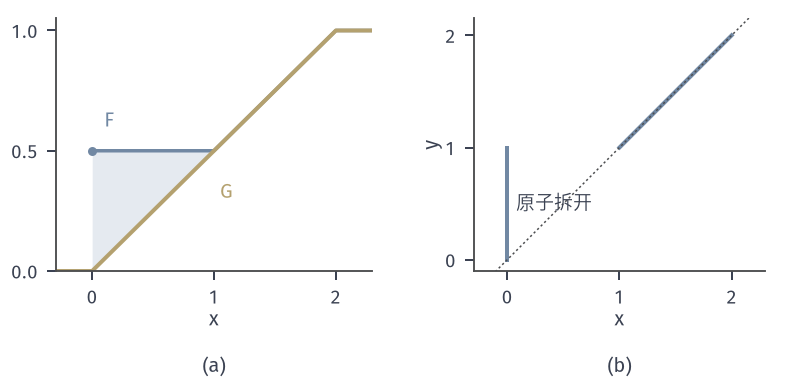

Python code for this plot:
from pathlib import Path
import sys
HERE = Path(__file__).resolve().parent
sys.path.insert(0, str(HERE.parent/'ot-common'))
from common import *
# Source mu = 1/2 delta_0 + 1/2 Unif(1,2); target nu = Unif(0,2).
# (a) F (blue) and G (yellow), area |F-G| = 1/4 = W_1.
# (b) quantile coupling (F^{-1}(U), G^{-1}(U)): atom at 0 spread over [0,1] (vertical segment), identity on [1,2].
xs = np.linspace(-.3, 2.3, 2601)
F = np.where(xs < 0, 0, np.where(xs < 1, .5, np.where(xs < 2, .5+(xs-1)/2, 1.)))
G = np.clip(xs/2, 0, 1)
area = float(np.trapezoid(np.abs(F-G), xs))
u = np.linspace(1e-6, 1-1e-6, 200001)
qF = np.where(u <= .5, 0., 1+(2*u-1)); qG = 2*u
W1 = float(np.mean(np.abs(qF-qG))); W22 = float(np.mean((qF-qG)**2))
fig, axs = figure(width_mm=112, height_mm=54, ncols=2)
panel(fig, left=.07, right=.98, top=.95, bottom=.29, wspace=.28)
ax = axs[0]
ax.fill_between(xs, F, G, color=BLUE_FILL, lw=0)
ax.plot(xs[xs < 0], F[xs < 0], color=BLUE, lw=1.4); ax.plot(xs[xs >= 0], F[xs >= 0], color=BLUE, lw=1.4)
ax.plot(xs, G, color=YELLOW, lw=1.6)
dot(ax, 0, .5, color=BLUE, ms=3.6)
ax.text(.1, .6, '$F$', color=BLUE); ax.text(1.05, .3, '$G$', color=YELLOW)
ax.set_xlim(-.3, 2.3); ax.set_ylim(0, 1.05); ax.set_xticks([0, 1, 2]); ax.set_yticks([0, .5, 1])
ax.set_xlabel('$x$', labelpad=1)
ax = axs[1]
ax.plot([0, 0], [0, 1], color=BLUE, lw=1.6)
ax.plot([1, 2], [1, 2], color=BLUE, lw=1.6)
ax.plot([-.2, 2.2], [-.2, 2.2], color=STROKE, lw=.6, ls=DOT)
ax.text(.08, .45, '原子拆开', color=INK, fontsize=7.5)
ax.set_xlim(-.3, 2.3); ax.set_ylim(-.1, 2.15); ax.set_xticks([0, 1, 2]); ax.set_yticks([0, 1, 2])
ax.set_xlabel('$x$', labelpad=1); ax.set_ylabel('$y$', labelpad=1)
ax.set_aspect('equal')
tags(fig, axs)
save(fig, HERE, 'figure', {'area': area, 'W1': W1, 'W2sq': W22, 'W2sq_exact': 1/6})
